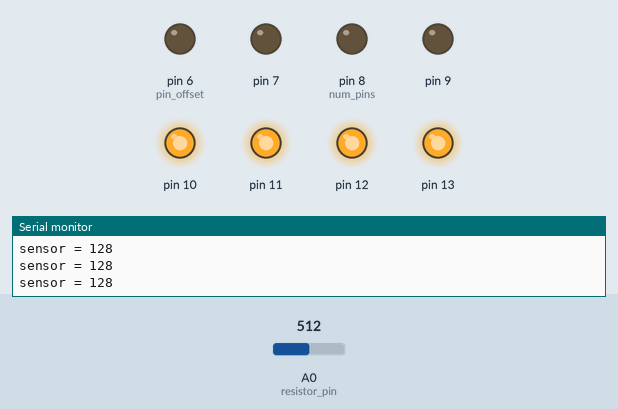
Recording of a sketch running on a simulated Arduino Uno, built with avr-gcc and run on an emulated ATmega328P. Shown: output pins drawn as LEDs (lit = HIGH), the last lines printed to the serial monitor. Inputs (shaded band) come from the test bench; at power-on: A0 (resistor_pin) = 512. Pins used as bus, display or sensor lines are not drawn.

Above: at 1.2 s.
1.3 s: A0 (resistor_pin) set to 528
At 2.2 s:
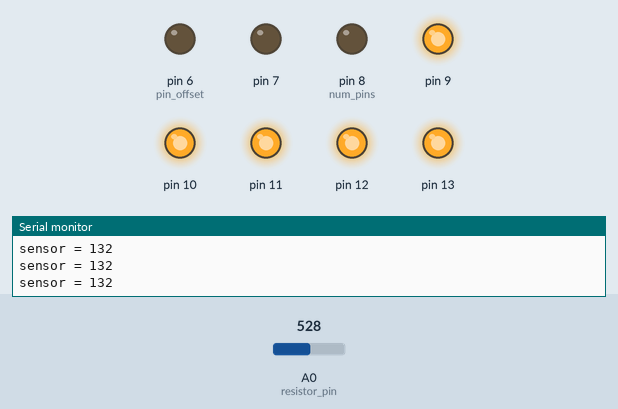
2.8 s: A0 (resistor_pin) set to 306
At 3.8 s:
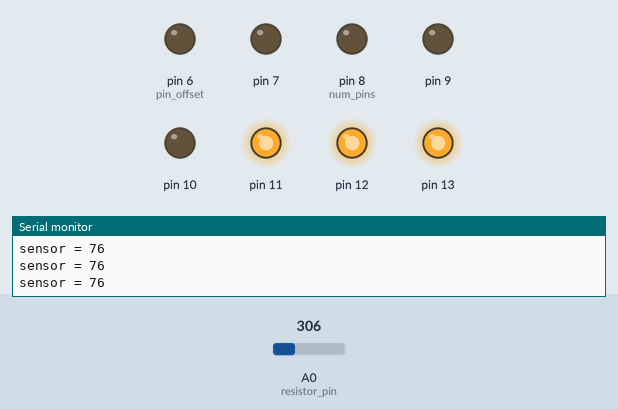
4.3 s: A0 (resistor_pin) set to 275
5.8 s: A0 (resistor_pin) set to 244
At 6.8 s:
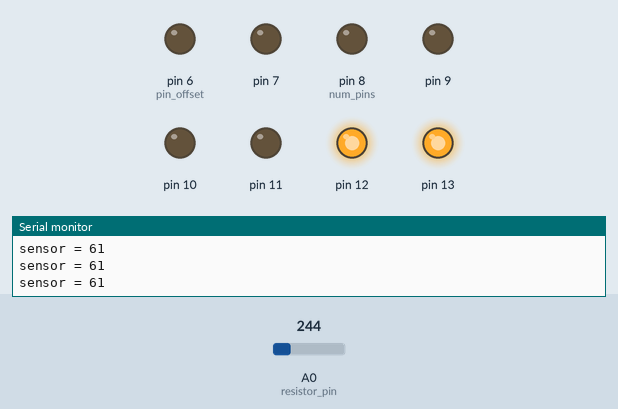
7.3 s: A0 (resistor_pin) set to 137
8.8 s: A0 (resistor_pin) set to 124
At 9.2 s:
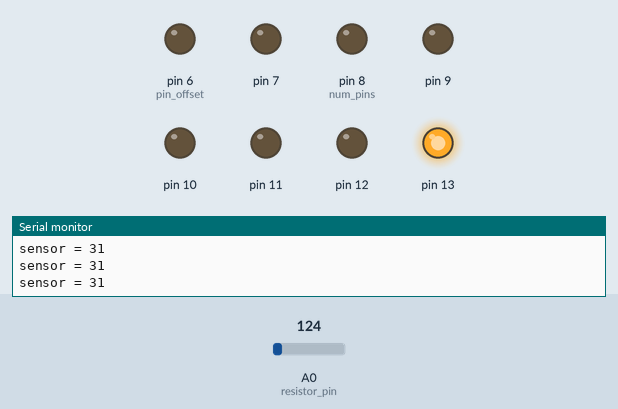
Timing chart, 0 to 11.3 s (numbered marks = the images above; inputs shaded):
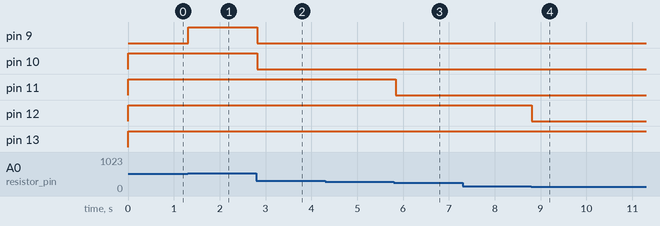

Measured:
- the behaviour switches between 515 and 516 on A0 (resistor_pin) (found by bisection; images 0 and 1)
- the behaviour switches between 260 and 259 on A0 (resistor_pin) (found by bisection; images 2 and 3)
- the behaviour switches between 132 and 131 on A0 (resistor_pin) (found by bisection; images 3 and 4)
- after the input at 1.3 s, pin 9: LOW → HIGH at once
- after the input at 2.8 s, pin 9, pin 10: HIGH → LOW at once
- after the input at 5.8 s, pin 11: HIGH → LOW at once
- after the input at 8.8 s, pin 12: HIGH → LOW at once

The sketch:

Counter.ino
```cpp
int pin_offset = 6;
int num_pins = 8;
int resistor_pin = 0;

void setup() {
  // serial communication
  Serial.begin(9600);

  // display
  pinMode(13, OUTPUT);
  pinMode(12, OUTPUT);
  pinMode(11, OUTPUT);
  pinMode(10, OUTPUT);
  pinMode(9, OUTPUT);
  pinMode(8, OUTPUT);
  pinMode(7, OUTPUT);
  pinMode(6, OUTPUT);

  // power
  pinMode(0, OUTPUT);
}

void loop() {
  unsigned char i = 0;

  // drive power to pin 0
  digitalWrite(0, HIGH);

  // constantly print the vaue of i
  while(1) {

    // read the sensor
    i = (analogRead(resistor_pin) / 4);
    Serial.print("\nsensor = ");
    Serial.print((int)i);

    print_scale_to_display(i);
    delay(50);
  }
}

void print_scale_to_display(unsigned char c) {
  int j = 0;
  for(j = num_pins - 1; j >= 0; j--) {
    write_bit_to_pin((c > 0), (j + pin_offset));
    if(c > 32) {
      c -= 32;
    } else {
      c = 0;
    }
  }
  return;
}

void print_char_to_display(unsigned char c) {
  int j = 0;
  for(j = num_pins - 1; j >= 0; j--) {
    write_bit_to_pin(((c >> j) & 1), (j + pin_offset));
  }
  return;
}

// write HIGH to pin if bit is 1, LOW if 0
void write_bit_to_pin(int written_bit, int pin) {
  if(written_bit) {
    digitalWrite(pin, HIGH);
  } else {
    digitalWrite(pin, LOW);
  }
  return;
}
```
